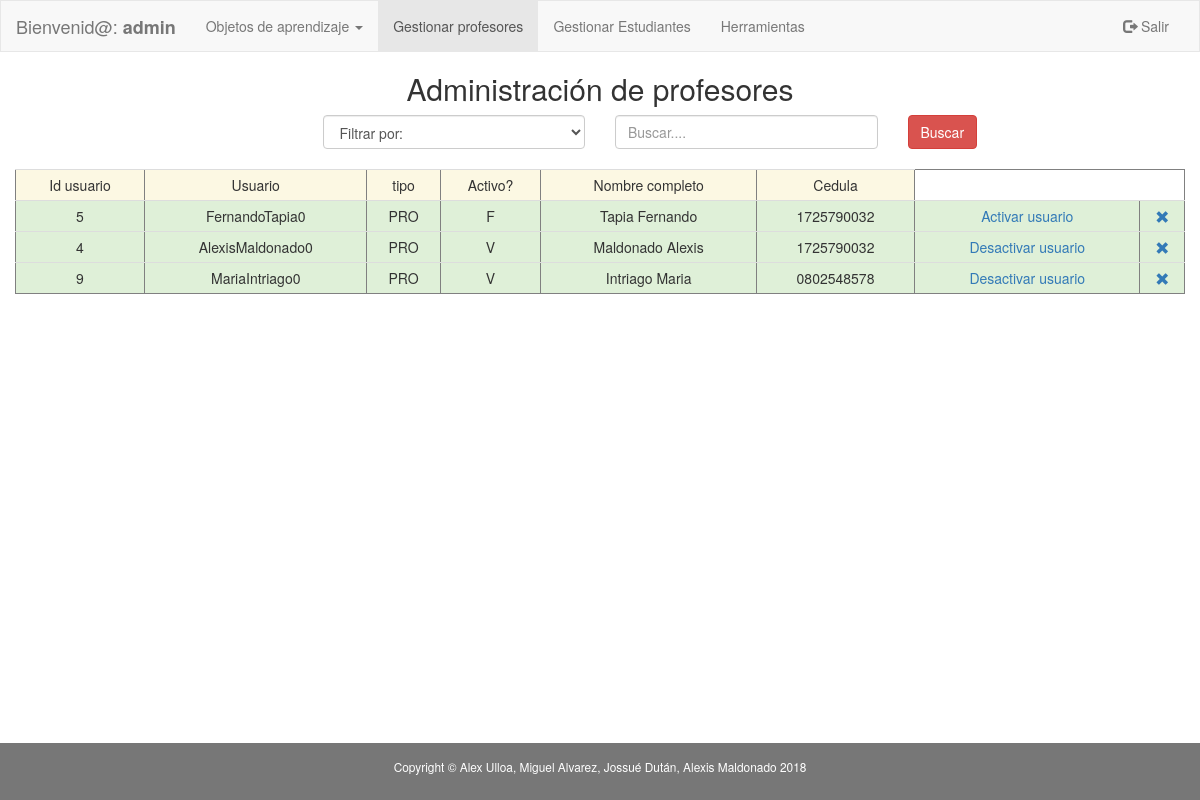
Page /sgoa/aplicacion/modulos_administrador/adm_buscar_profesores.php (signed in) on the committed database.
### tables this page shows
CREATE TABLE `profesor` (
  `idprofesor` int(11) NOT NULL,
  `ci` varchar(10) DEFAULT NULL,
  `nombres` varchar(45) DEFAULT NULL,
  `apellidos` varchar(45) DEFAULT NULL,
  `id_departamento` int(11) DEFAULT NULL,
  `id_facultad` int(11) DEFAULT NULL,
  `mail` varchar(45) DEFAULT NULL,
  `id_usuario` int(11) DEFAULT NULL
);

CREATE TABLE `usuario` (
  `idUsuario` int(11) NOT NULL,
  `usuario` varchar(45) DEFAULT NULL,
  `contrasenia` varchar(45) DEFAULT NULL,
  `tipo_usuario` varchar(3) DEFAULT NULL,
  `activo` varchar(1) DEFAULT NULL
);

### sgoa/aplicacion/modulos_administrador/adm_buscar_profesores.php (the view, shortened to what this page needs)
<!DOCTYPE html PUBLIC "-//W3C//DTD XHTML 1.0 Transitional//EN" "http://www.w3.org/TR/xhtml1/DTD/xhtml1-transitional.dtd">
<html xmlns="http://www.w3.org/1999/xhtml" lang="es">
    <head>
        <link rel="stylesheet" href="../../plugins/bootstrap/css/bootstrap.min.css"></link>
    </head>
    <body>
        <?php include './navbar_adm_profesores.php'; ?>
        <div class="container-fluid text-center">
            <div class="row content">
                <div class="col-sm-12 text-center">
                    <h2> Administración de profesores</h2>
                    <form onsubmit="return validar_busqueda_cedula()" action="../modulos_administrador/adm_ejecutar_buscar_profesores.php" method="post" enctype="multipart/form-data">
                        <div class="col-md-3">
                        </div>
                        <div class="col-md-3 text-left ">
                            <select class= "form-control" name="tipo_criterio" dir="ltr" required id="select_criterio">
                                <option value="">Filtrar por:</option>
                            </select></br>
                        </div>
                        <div class="col-md-3 text-center">
                            <input type="text" class="form-control" id="criterio_busqueda" placeholder="Buscar...." name="criterio_busqueda" required></br>
                        </div>
                        <div class="col-md-3 text-left">
                            <button id="registrar" type="submit" class="btn btn-danger">Buscar</button>
                        </div>
                    </form>
                    <?php
                    $statement = ("select u.*,p.nombres, p.apellidos, p.ci, p.mail from usuario as u, profesor as p where u.idUsuario=p.id_usuario order by activo");
                    $conexion = new Conexion();
                    $consulta = $conexion->prepare($statement);
                    $consulta->setFetchMode(PDO::FETCH_ASSOC);
                    $consulta->execute();
                    echo '<table border ="1|1" class="table table-condensed";>';
                    echo '<tr class="warning">';
                    echo '<td>Id usuario</td>';
                    echo '<td>Usuario</td>';
                    echo '<td>tipo</td>';
                    echo '<td>Activo?</td>';
                    echo '<td>Nombre completo</td>';
                    echo '<td>Cedula</td>';
                    echo "</tr>";
                    if ($consulta->rowCount() != 0) {
                        while ($row = $consulta->fetch()) {
                            echo '<tr class="success">';
                            echo '<td>' . $row['idUsuario'] . '</td>';
                            echo '<td>' . $row['usuario'] . '</td>';
                            echo '<td>' . $row['tipo_usuario'] . '</td>';
                            echo '<td>' . $row['activo'] . '</td>';
                            echo '<td>' . $row['apellidos'] . '  ' . $row['nombres'] . '</td>';
                            echo '<td>' . $row['ci'] . '</td>';
                            if ($row['activo'] == 'V') {
                                echo '<td><a href="adm_buscar_profesores.php?id=' . $row['idUsuario'] . '&id_gestion=1">Desactivar usuario</a></td>';
                            } else {
                                echo '<td><a href="adm_buscar_profesores.php?id=' . $row['idUsuario'] . '&id_gestion=2&mail=' . $row['mail'] . '&usuario=' . $row['usuario'] . '&contrasenia=' . $row['contrasenia'] . '">Activar usuario</a></td>';
                            }
                            echo "<td><a onClick=\"javascript: return confirm('Realmente desea eliminar el profesor seleccionado? Se eliminarán todos los objetos de aprendizaje asociados al mismo.');\" href='adm_buscar_profesores.php?id=" . $row['idUsuario'] . "&id_gestion=3'><span class='glyphicon glyphicon-remove'></a></td>";
                            echo '</tr>';
                        }
                    }
                    echo '</table>';
                    ?>
                </div>
            </div>
        </div></br></br></br>
        <footer class="label-default container-fluid text-center">
            <p class="copyright small">Copyright &copy; Alex Ulloa,  Miguel Alvarez, Jossué Dután, Alexis Maldonado 2018</p>
        </footer>
    </body>
</html>

### sgoa/aplicacion/modulos_administrador/navbar_adm_profesores.php (shortened to what this page needs)
<nav class="navbar navbar-default">
    <div class="container-fluid">
        <div class="navbar-header">
            <a class="navbar-brand" href="#">Bienvenid@: <strong><?php echo $_SESSION['usuario'] ?></strong></a>
        </div>
        <div class="collapse navbar-collapse" id="myNavbar">
            <ul class="nav navbar-nav">
                <li class="dropdown">
                    <a class="dropdown-toggle" data-toggle="dropdown" href="#">Objetos de aprendizaje
                        <span class="caret"></span></a>
                </li>
                <li class="active"><a href="adm_buscar_profesores.php">Gestionar profesores</a></li>
                <li ><a href="adm_buscar_estudiantes.php">Gestionar Estudiantes</a></li>
                <li><a href="adm_herramientas.php">Herramientas</a></li>
            </ul>
            <ul class="nav navbar-nav navbar-right">
                <li><a href="../../aplicacion/desconectar_sesion.php"><span class="glyphicon glyphicon-log-out"></span> Salir</a></li>
            </ul>
        </div>
    </div>
</nav>

### sgoa/aplicacion/modulos_administrador/adm_buscar_profesores.php (style rules this page uses)
.navbar { margin-bottom: 0; border-radius: 0; }
.row.content { height: 390px }
html { min-height: 100%; position: relative; }
body { margin:0; margin-bottom: 40px; }
footer { background-color: #555; color: white; padding: 15px; position: absolute; bottom: 0; width: 100%; }
.table > tbody > tr > td { vertical-align: middle; }

### rows in the picture
profesor: id_usuario.idUsuario "5", id_usuario.usuario "FernandoTapia0", id_usuario.tipo_usuario "PRO", id_usuario.activo "F", apellidos "Tapia", nombres "Fernando", ci "1725790032"
profesor: id_usuario.idUsuario "4", id_usuario.usuario "AlexisMaldonado0", id_usuario.tipo_usuario "PRO", id_usuario.activo "V", apellidos "Maldonado", nombres "Alexis", ci "1725790032"
profesor: id_usuario.idUsuario "9", id_usuario.usuario "MariaIntriago0", id_usuario.tipo_usuario "PRO", id_usuario.activo "V", apellidos "Intriago", nombres "Maria", ci "0802548578"

### other values in the picture
$_SESSION['usuario'] "admin"
